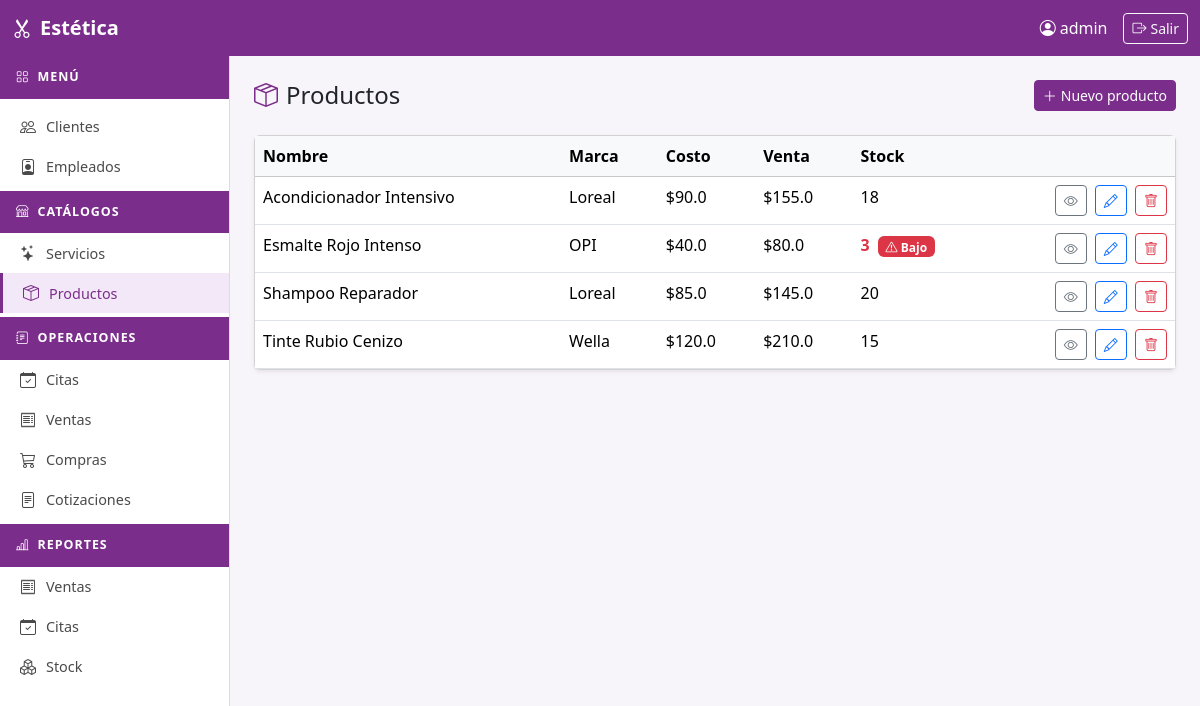
The page /servicios/productos/ (signed in) on the database its author committed.
### apps/servicios/models.py (models this page shows, shortened)
class Producto(models.Model):
    nombre = models.CharField(max_length=50)
    marca = models.CharField(max_length=50)
    costo = models.FloatField()
    precio_venta = models.FloatField()
    stock_actual = models.IntegerField()
    stock_minimo = models.IntegerField()
    activo = models.BooleanField(default=True)
    class Meta:
        verbose_name = 'Producto'
        verbose_name_plural = 'Productos'
        ordering = ['nombre']
    @property
    def stock_bajo(self):
        return self.stock_actual <= self.stock_minimo

### apps/servicios/views.py (the view)
# urls.py: path('productos/', views.producto_list, name='producto_list'),
@login_required
def producto_list(request):
    queryset = Producto.objects.filter(activo=True)
    paginator = Paginator(queryset, 10)
    page = request.GET.get('page')
    try:
        productos = paginator.page(page)
    except PageNotAnInteger:
        productos = paginator.page(1)
    except EmptyPage:
        productos = paginator.page(paginator.num_pages)
    return render(request, 'servicios/producto_list.html', {'productos': productos})

### templates/servicios/producto_list.html (shortened to what this page needs)
{% extends "base.html" %}
{% block content %}
<div class="d-flex justify-content-between align-items-center mb-4">
  <h4 class="mb-0">
    <i class="bi bi-box-seam me-2" style="color:#7b2d8b"></i>Productos
  </h4>
  <a href="{% url 'servicios:producto_create' %}" class="btn btn-primary btn-sm">
    <i class="bi bi-plus-lg me-1"></i>Nuevo producto
  </a>
</div>
<div class="card shadow-sm">
  <div class="card-body p-0">
    <table class="table table-hover mb-0">
      <thead class="table-light">
        <tr>
          <th>Nombre</th>
          <th>Marca</th>
          <th>Costo</th>
          <th>Venta</th>
          <th>Stock</th>
          <th></th>
        </tr>
      </thead>
      <tbody>
        {% for p in productos %}
        <tr>
          <td>{{ p.nombre }}</td>
          <td>{{ p.marca }}</td>
          <td>${{ p.costo }}</td>
          <td>${{ p.precio_venta }}</td>
          <td>
            <span class="{% if p.stock_bajo %}text-danger fw-bold{% endif %}">
              {{ p.stock_actual }}
            </span>
            {% if p.stock_bajo %}
              <span class="badge bg-danger ms-1">
                <i class="bi bi-exclamation-triangle"></i> Bajo
              </span>
            {% endif %}
          </td>
          <td class="text-end">
            <a href="{% url 'servicios:producto_detail' p.pk %}" class="btn btn-sm btn-outline-secondary me-1">
              <i class="bi bi-eye"></i>
            </a>
            <a href="{% url 'servicios:producto_update' p.pk %}" class="btn btn-sm btn-outline-primary me-1">
              <i class="bi bi-pencil"></i>
            </a>
            <a href="{% url 'servicios:producto_delete' p.pk %}" class="btn btn-sm btn-outline-danger">
              <i class="bi bi-trash"></i>
            </a>
          </td>
        </tr>
        {% empty %}
        <tr>
          <td colspan="6" class="text-center text-muted py-4">
            Sin productos registrados.
          </td>
        </tr>
        {% endfor %}
      </tbody>
    </table>
  </div>
</div>
{% endblock %}

### templates/base.html (shortened to what this page needs)
<!DOCTYPE html>
<html lang="es">
<head>
  <link rel="stylesheet" href="https://cdn.jsdelivr.net/npm/bootstrap@5.3.3/dist/css/bootstrap.min.css">
  <link rel="stylesheet" href="https://cdn.jsdelivr.net/npm/bootstrap-icons@1.11.3/font/bootstrap-icons.min.css">
</head>
<body>
<nav class="navbar navbar-estetica fixed-top">
  <div class="container-fluid">
    <a class="navbar-brand fw-bold fs-5" href="/">
      <i class="bi bi-scissors me-2"></i>Estética
    </a>
    {% if user.is_authenticated %}
    <div class="d-flex align-items-center gap-3">
      <span class="navbar-text">
        <i class="bi bi-person-circle me-1"></i>{{ user.get_full_name|default:user.username }}
      </span>
      <form method="post" action="/auth/logout/" class="m-0">
        <button type="submit" class="btn btn-sm btn-outline-light">
          <i class="bi bi-box-arrow-right me-1"></i>Salir
        </button>
      </form>
    </div>
    {% endif %}
  </div>
</nav>
{% if user.is_authenticated %}
<nav id="sidebar">
  <div class="sidebar-header"><i class="bi bi-grid me-2"></i>Menú</div>
  <ul class="nav flex-column py-2">
    <li class="nav-item">
      <a class="nav-link {% if request.resolver_match.app_name == 'clientes' %}active{% endif %}"
         href="{% url 'clientes:list' %}">
        <i class="bi bi-people"></i> Clientes
      </a>
    </li>
    <li class="nav-item">
      <a class="nav-link {% if request.resolver_match.app_name == 'empleados' %}active{% endif %}"
         href="{% url 'empleados:list' %}">
        <i class="bi bi-person-badge"></i> Empleados
      </a>
    </li>
    <div class="sidebar-header mt-1"><i class="bi bi-shop me-2"></i>Catálogos</div>
    <li class="nav-item">
      <a class="nav-link {% if 'servicio_list' in request.resolver_match.url_name %}active{% endif %}"
         href="{% url 'servicios:servicio_list' %}">
        <i class="bi bi-stars"></i> Servicios
      </a>
    </li>
    <li class="nav-item">
      <a class="nav-link {% if 'producto_list' in request.resolver_match.url_name %}active{% endif %}"
         href="{% url 'servicios:producto_list' %}">
        <i class="bi bi-box-seam"></i> Productos
      </a>
    </li>
    <div class="sidebar-header mt-1"><i class="bi bi-journal-text me-2"></i>Operaciones</div>
    <li class="nav-item">
      <a class="nav-link {% if 'cita' in request.resolver_match.url_name %}active{% endif %}"
         href="{% url 'operaciones:cita_list' %}">
        <i class="bi bi-calendar-check"></i> Citas
      </a>
    </li>
    <li class="nav-item">
      <a class="nav-link {% if 'venta' in request.resolver_match.url_name %}active{% endif %}"
         href="{% url 'operaciones:venta_list' %}">
        <i class="bi bi-receipt"></i> Ventas
      </a>
    </li>
    <li class="nav-item">
      <a class="nav-link {% if 'compra' in request.resolver_match.url_name %}active{% endif %}"
         href="{% url 'operaciones:compra_list' %}">
        <i class="bi bi-cart3"></i> Compras
      </a>
    </li>
    <li class="nav-item">
      <a class="nav-link {% if 'cotizacion' in request.resolver_match.url_name %}active{% endif %}"
         href="{% url 'operaciones:cotizacion_list' %}">
        <i class="bi bi-file-text"></i> Cotizaciones
      </a>
    </li>
    <div class="sidebar-header mt-1"><i class="bi bi-bar-chart-line me-2"></i>Reportes</div>
    <li class="nav-item">
      <a class="nav-link {% if request.resolver_match.url_name == 'reporte_ventas' %}active{% endif %}"
         href="{% url 'reporte_ventas' %}">
        <i class="bi bi-receipt"></i> Ventas
      </a>
    </li>
    <li class="nav-item">
      <a class="nav-link {% if request.resolver_match.url_name == 'reporte_citas' %}active{% endif %}"
         href="{% url 'reporte_citas' %}">
        <i class="bi bi-calendar-check"></i> Citas
      </a>
    </li>
    <li class="nav-item">
      <a class="nav-link {% if request.resolver_match.url_name == 'reporte_stock' %}active{% endif %}"
         href="{% url 'reporte_stock' %}">
        <i class="bi bi-boxes"></i> Stock
      </a>
    </li>
  </ul>
</nav>
{% endif %}
<main id="main-content">
  {% block content %}{% endblock %}
</main>
</body>
</html>

### templates/base.html (style rules this page uses)
:root { --color-primary: #7b2d8b; --color-primary-dark: #5e2069; --color-primary-light: #a94bb8; }
body { background-color: #f8f5fa; }
.navbar-estetica { background-color: var(--color-primary); }
.navbar-estetica .navbar-brand, .navbar-estetica .nav-link, .navbar-estetica .navbar-text { color: #fff !important; }
#sidebar { width: 230px; min-height: calc(100vh - 56px); background-color: #fff; border-right: 1px solid #e4d4ec; position: fixed; top: 56px; left: 0; overflow-y: auto; z-index: 100; }
#sidebar .sidebar-header { background-color: var(--color-primary); color: #fff; padding: 12px 16px; font-size: 0.78rem; text-transform: uppercase; letter-spacing: 0.08em; font-weight: 600; }
#sidebar .nav-link { color: #4a4a4a; padding: 8px 20px; font-size: 0.9rem; border-radius: 0; display: flex; align-items: center; gap: 10px; }
#sidebar .nav-link:hover, #sidebar .nav-link.active { background-color: #f3e8f7; color: var(--color-primary); border-left: 3px solid var(--color-primary); }
#sidebar .nav-link i { font-size: 1rem; }
#main-content { margin-left: 230px; margin-top: 56px; padding: 24px; min-height: calc(100vh - 56px); }
.btn-primary { background-color: var(--color-primary); border-color: var(--color-primary); }

### rows shown on the page
Producto: nombre "Acondicionador Intensivo", marca "Loreal", costo "90.0", precio_venta "155.0", stock_actual "18"
Producto: nombre "Esmalte Rojo Intenso", marca "OPI", costo "40.0", precio_venta "80.0", stock_actual "3", stock_minimo "Bajo"
Producto: nombre "Shampoo Reparador", marca "Loreal", costo "85.0", precio_venta "145.0", stock_actual "20"
Producto: nombre "Tinte Rubio Cenizo", marca "Wella", costo "120.0", precio_venta "210.0", stock_actual "15"

### other values the page prints
{{ user.get_full_name|default:user.username }} "admin"
